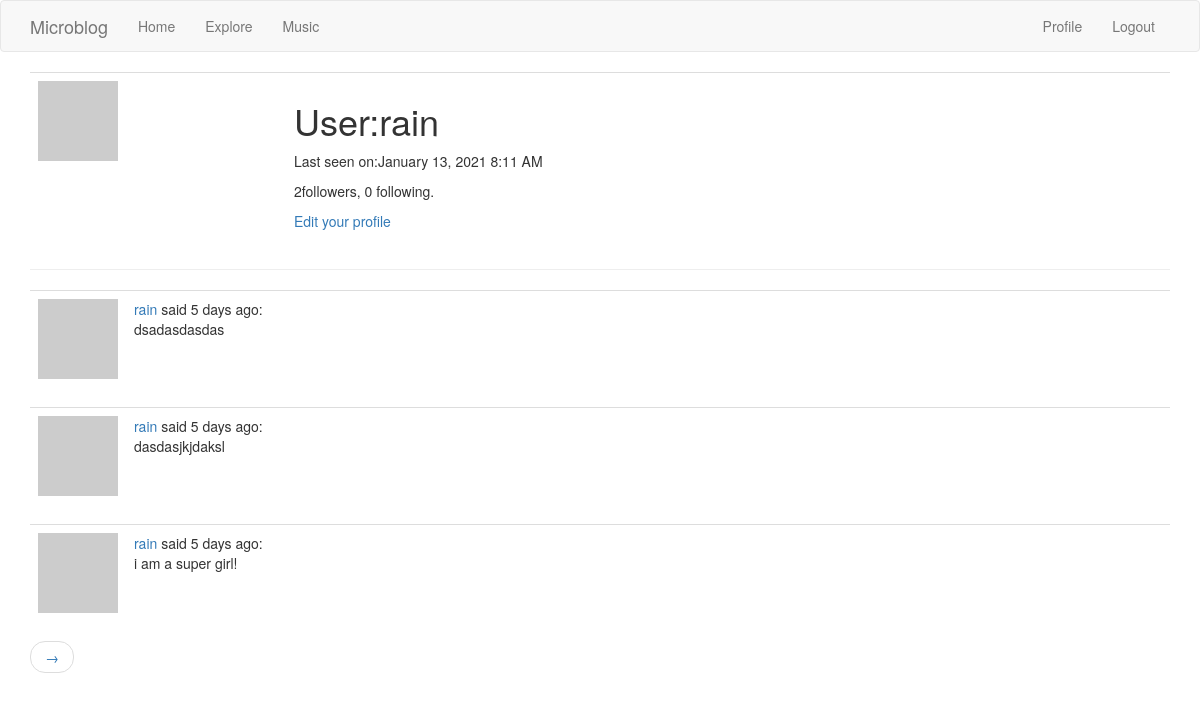
Before: /user/rain (signed in) with the older database file.
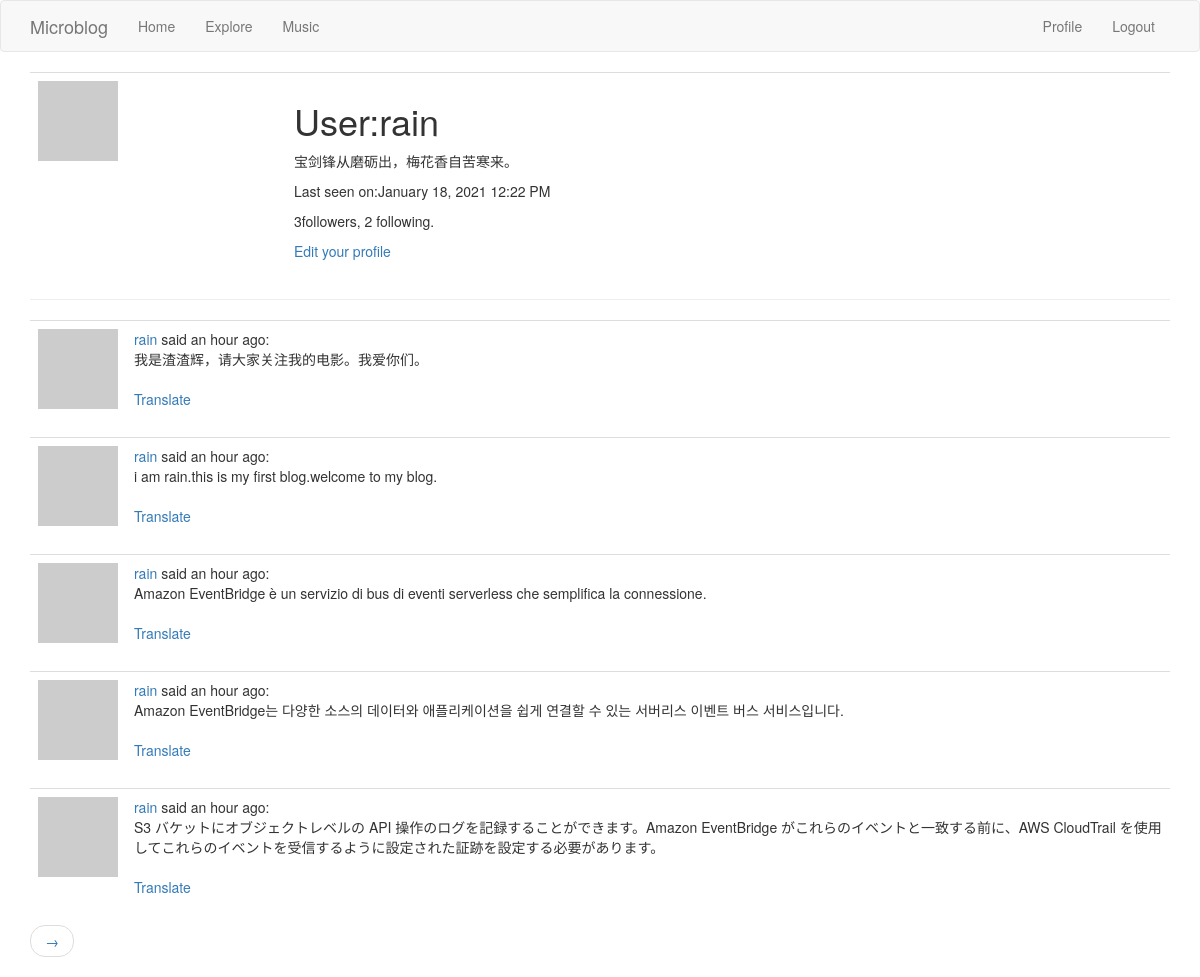
After: the same page with the newer database file.
### app/models.py (models this page shows, shortened)
class User(UserMixin,db.Model):
    id = db.Column(db.Integer, primary_key=True)
    username = db.Column(db.String(64), index=True,unique=True)
    email = db.Column(db.String(120), index=True,unique=True)
    password_hash = db.Column(db.String(128))
    posts = db.relationship('Post',backref='author',lazy='dynamic')
    about_me = db.Column(db.String(140))
    last_seen = db.Column(db.DateTime,default=datetime.utcnow)
    followed = db.relationship(
        'User',
        secondary = followers,
        primaryjoin = (followers.c.follower_id==id),
        secondaryjoin = (followers.c.followed_id==id),
        backref = db.backref('followers',lazy='dynamic'),
        lazy='dynamic'
        )
    def avatar(self,size):
        digest = md5(self.email.lower().encode('utf-8')).hexdigest()
        return 'https://www.gravatar.com/avatar/{}?d=identicon&s={}'.format(digest,size)

class Post(db.Model):
    id = db.Column(db.Integer,primary_key=True)
    body = db.Column(db.String(140))
    timestamp = db.Column(db.DateTime,index=True,default=datetime.utcnow)
    user_id = db.Column(db.Integer,db.ForeignKey('user.id'))
    language = db.Column(db.String(5))

### app/routes.py (the view)
@app.route('/user/<username>')
@login_required
def user(username):
    user = User.query.filter_by(username=username).first_or_404()
    page = request.args.get('page',1,type=int)
    posts = user.posts.order_by(Post.timestamp.desc()).paginate(page,app.config['POSTS_PER_PAGE'],False)
    next_url = url_for('user',username=user.username,page=posts.next_num) if posts.has_next else None
    prev_url = url_for('user',username=user.username,page=posts.prev_num) if posts.has_prev else None
    return render_template('user.html',user=user,posts=posts.items,next_url=next_url,prev_url=prev_url)

### app/models.py (called while the page is built)
@login.user_loader
def load_user(id):
    return User.query.get(int(id))

### app/routes.py (called while the page is built)
@app.before_request
def before_request():
    if current_user.is_authenticated:
        current_user.last_seen = datetime.utcnow()
        db.session.commit()

### app/templates/user.html
{% extends "base.html" %}
{% block app_content %}
	<table class="table table-hover">
		<tr>
			<td width="256px"><img src="{{ user.avatar(256) }}"></td>
			<td>
				<h1>User:{{ user.username }}</h1>
				{% if  user.about_me  %}
					<p>{{ user.about_me }}</p>
				{% endif %}
				{% if  user.last_seen  %}
					<p>Last seen on:{{ moment(user.last_seen).format('LLL') }}</p>
				{% endif %}
				<p>{{ user.followers.count() }}followers, {{ user.followed.count() }} following.</p>
				{% if user == current_user %}
				<p>
					<a href="{{ url_for('edit_profile') }}">Edit your profile</a>
				</p>
				{% elif not current_user.is_following(user) %}
					<p><a href="{{ url_for('follow',username=user.username) }}">Follow</a></p>
				{% else %}
					<p><a href="{{ url_for('unfollow',username=user.username) }}">Unfollow</a></p>
				{% endif %}
			</td>
		</tr>
	</table>
	<hr>
	{% for post in posts%}
	{% include '_post.html' %}
	{% endfor %}
	<nav aria-label="..." >
		<ul class="pager">
			<li class="previous{% if not prev_url %} disables{% endif %}">
				<a href="{{ prev_url or '#' }}">
					<span aria-hidden="true">&rarr;</span>
				</a>
			</li>
		</ul>
	</nav>
{% endblock %}

### app/templates/_post.html
<table class="table table-hover">
	<tr>
		<td width="70px">
			<a href="{{ url_for('user',username=post.author.username) }}">
				<img src="{{ post.author.avatar(70) }}">
			</a>
		</td>
		<td>
			<a href="{{ url_for('user',username=post.author.username) }}">{{ post.author.username }}</a>
			said {{ moment(post.timestamp).fromNow() }}:
			<br>
			<span id="post{{ post.id }}">{{ post.body }}</span>
			{% if post.language and post.language != g.locale %}
				<br><br>
				<span id="translation{{ post.id }}">
					<a href="javascript:translate('#post{{ post.id }}','#translation{{ post.id }}','{{ post.language }}','{{ g.locale }}')">{{ _('Translate') }}</a>
				</span>
			{% endif %}
		</td>
        </tr>
</table>

Changed rows visible on the page:
no longer on this page (row unchanged): Post: author.username "rain", timestamp "5 days ago", body "dsadasdasdas"
no longer on this page (row unchanged): Post: author.username "rain", timestamp "5 days ago", body "dasdasjkjdaksl"
no longer on this page (row unchanged): Post: author.username "rain", timestamp "5 days ago", body "i am a super girl!"
changed User "rain": about_me (not shown) → "宝剑锋从磨砺出，梅花香自苦寒来。"; last_seen "January 13, 2021 8:11 AM" → "January 18, 2021 12:22 PM"
added Post: author.username "rain", timestamp "an hour ago", body "我是渣渣辉，请大家关注我的电影。我爱你们。"
added Post: author.username "rain", timestamp "an hour ago", body "i am rain.this is my first blog.welcome to my blog."
added Post: author.username "rain", timestamp "an hour ago", body "Amazon EventBridge è un servizio di bus di eventi serverless che semplifica la connessione."
added Post: author.username "rain", timestamp "an hour ago", body "Amazon EventBridge는 다양한 소스의 데이터와 애플리케이션을 쉽게 연결할 수 있는 서버리스 이벤트 버스 서비스입니다."
added Post: author.username "rain", timestamp "an hour ago", body "S3 バケットにオブジェクトレベルの API 操作のログを記録することができます。Amazon EventBridge がこれらのイベントと一致する前に、AWS CloudTrail を使用してこれらのイベントを受信するように設定された証跡を設定する必要があります。"
Other visible differences:
{{ user.followers.count() }}: "2" → "3"
{{ user.followed.count() }}: "0" → "2"
